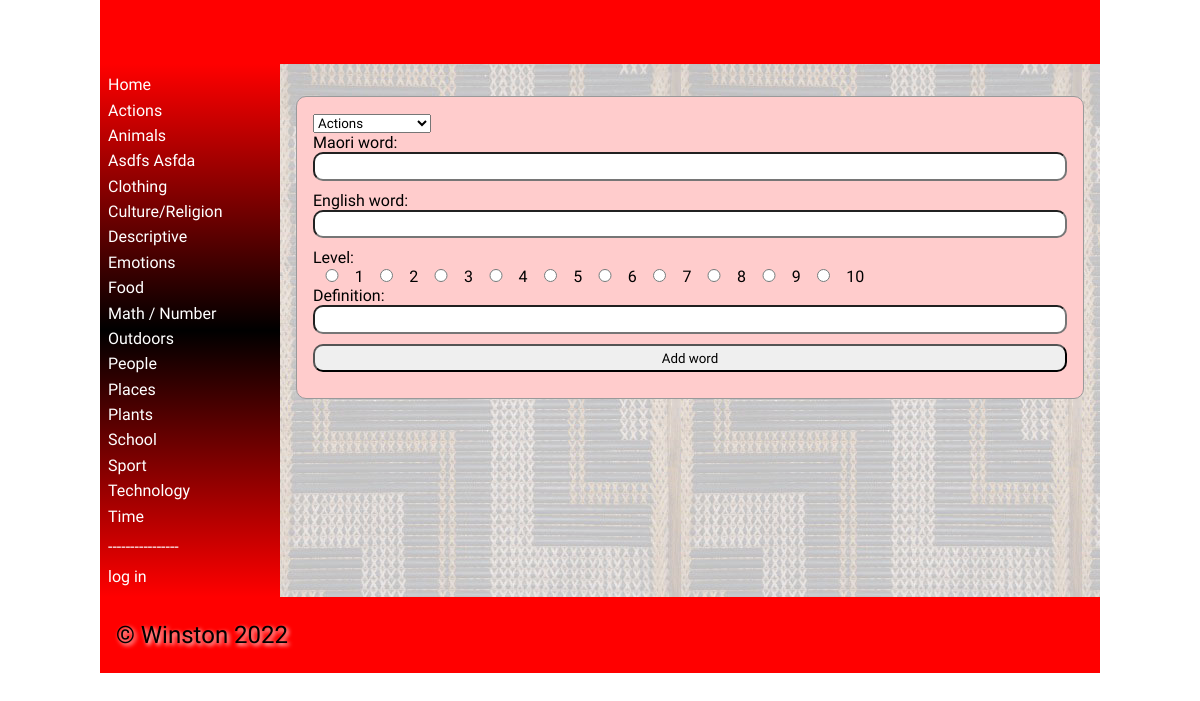
The app's page /add_words with its own data.
### tables this page shows
CREATE TABLE category
(
	id integer
		constraint category_pk
			primary key autoincrement,
	category varchar(30)
);

### app.py (the view, shortened to what this page needs)
@app.route("/add_words", methods=['POST', 'GET'])
def add_words_page():  # renders the add words page
    error = request.args.get('error')
    if error is None:
        error = ""
    return render_template("add_words.html", error=error, logged_in=is_logged_in(), categories=categories(),
                           is_admin=is_admin())

### app.py (called while the page is built)
def create_connection(db_file):  # creates the general function to connect to the database
    try:
        connection = sqlite3.connect(db_file)
        connection.execute('pragma foreign_keys=ON')
        return connection
    except Error as error:
        print(error)
    return None

def is_logged_in():  # creates the function to show if someone is logged in
    if session.get('email') is None:
        print("not logged in ")
        return False
    else:
        print("logged in")
        return True

def is_admin():  # creates the function to show if someone has admin rights
    if session.get('admin') != 1:
        print("denied")
        return redirect("/") and False
    else:
        return True

def categories():  # queries category and id columns into a list
    con = create_connection(DATABASE)
    query = "SELECT category,id FROM category ORDER BY category ASC"
    cur = con.cursor()
    cur.execute(query)
    category_list = cur.fetchall()
    con.close()
    return category_list

### templates/add_words.html (shortened to what this page needs)
{% extends 'base.html' %}
{% block main %}
<form class = "dataForm" method = "POST">
    <div class ="form-group">
        <div class = "form-element">
            <select  name ="Categories" id = "Categories" >
                {% for category in categories %}
                    <option value = "{{ category[1] }}">{{ category[0] }}</option>
                {% endfor %}
            </select>
        </div>
    </div>
    <div class ="form-group">
        <div class ="form-label">Maori word:</div>
            <div class = "form-element"><input type = "text" name ="Maori" id = "Maori" required MAXLENGTH="30"></div>
    </div>
    <div class ="form-group">
        <div class ="form-label">English word:</div>
            <div class = "form-element"><input type = "text" name ="English" id = "English" required MAXLENGTH="30"></div>
    </div>
    <div class ="form-group">
        <div class ="form-label">Level:</div>
        {% for i in range(10) %}
            <input type = "radio" name = "Level"  value = "{{i + 1 }}"  required>
            <label>{{ i + 1 }}</label>
        {% endfor %}
    </div>
    <div class ="form-group">
        <div class ="form-label">Definition:</div>
            <div class = "form-element"><input type = "text" name ="Definition" id = "Definition" required MAXLENGTH="30"></div>
    </div>
    <div class ="form-group">
            <div class ="form-element"><input type = "submit" value="Add word"></div>
    </div>
</form>
{% endblock %}

### templates/base.html (shortened to what this page needs)
<!doctype html>
<html lang="en">
<head>
	<link href="{{ url_for('static', filename='css/style.css') }}" rel="stylesheet">
</head>
<body>
	<div id="container">
		<header>
			<h1>{% block heading %}{% endblock %}</h1>
		</header>
		<nav>
			<ul>
                <li><a href="\">Home</a></li>
                {% for category in categories %}
                    <li><a href="/category/{{ category[1] }}">{{ category[0] }}</a></li>
                {% endfor %}
                 <p style = "color:white;">----------------</p>
                {% if logged_in %}
                     <li><a href = "/logout">log out</a></li>
                {% else %}
                    <li><a href = "/login">log in</a></li>
                {% endif %}
			</ul>
		</nav>
		<main>
            {% block main%}{% endblock %}
        </main>
		<footer>
			<p>
				&copy; Winston 2022
			</p>
		</footer>
	</div>
</body>
</html>

### static/css/style.css (style rules this page uses)
* { font-family: Comfortaa, sans-serif; margin: 0; padding: 0; box-sizing: border-box; }
#container { display: grid; grid-template-columns: 75px auto; grid-template-areas: 'nav header' 'main main' 'footer footer'; }
.dataForm input[type='radio'] { width: 5%; margin: 0px 0px; }
header { grid-area: header; background-color: #f00; padding: 1rem; }
nav { grid-area: nav; }
main { grid-area: main; padding: 1rem; background-color: #edd; }
h1, h2, h3, h4 { padding: 1rem 0; font-family: 'Suez One', serif; color: #000; text-shadow: 2px 2px 4px #fff; }
p { padding: 0.5rem 0; }
a { color: #222; }
.dataForm { margin: 1rem 0; border: 1px solid #999; padding: 1rem; background-color: #fcc; border-radius: 10px; }
.dataForm input, textarea { width: 100%; border-radius: 10px; padding: 0.3rem; margin-bottom: 10px; }
footer { grid-area: footer; padding: 1rem; background-color: #f00; }
footer p { color: #000; text-shadow: 2px 2px 4px #fff; font-size: 1.5rem; }
@media only screen and (min-width: 768px) { #container { grid-template-columns: 180px auto; grid-template-areas: 'header header' 'nav main' 'footer footer'; } }
@media only screen and (min-width: 768px) { nav { background: linear-gradient(180deg, rgba(255,0,0,1) 0%, rgba(0, 0, 0, 1) 50%, rgba(255,0,0,1) 100%); padding: 0.5rem; } }
@media only screen and (min-width: 768px) { nav ul { list-style: none; } }
@media only screen and (min-width: 768px) { nav li { padding: 0.2rem 0; } }
@media only screen and (min-width: 768px) { nav a { color: #fff; text-decoration: none; } }
@media only screen and (min-width: 768px) { main { background-image: url('/poutama.jpg'); } }
@media only screen and (min-width: 1000px) { #container { width: 1000px; margin: auto; } }

### records on screen
category: category "Actions"
category: category "Animals"
category: category "Asdfs Asfda"
category: category "Clothing"
category: category "Culture/Religion"
category: category "Descriptive"
category: category "Emotions"
category: category "Food"
category: category "Math / Number"
category: category "Outdoors"
category: category "People"
category: category "Places"
category: category "Plants"
category: category "School"
category: category "Sport"
category: category "Technology"
category: category "Time"

### other values on screen
{{ i + 1 }} "1" "2" "3" "4" "5" "6" "7" "8" "9" "10"
form field Categories "Actions"
